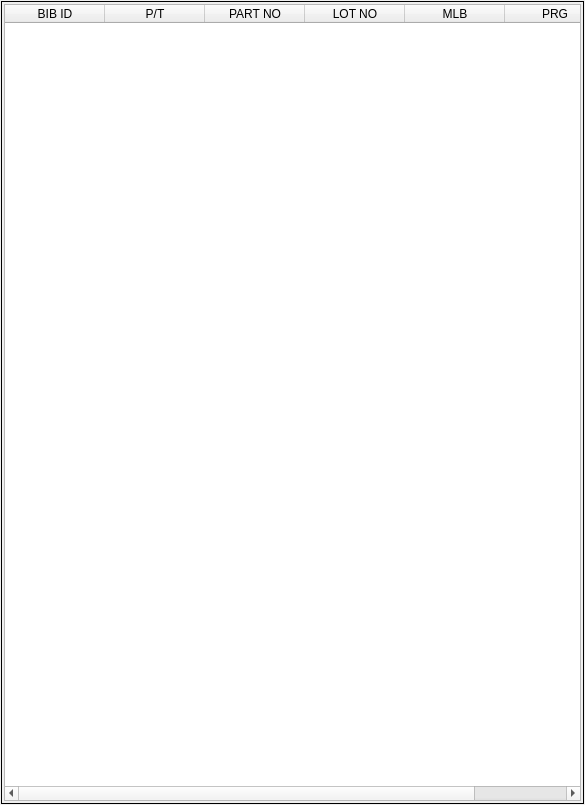
<?xml version="1.0" encoding="UTF-8"?>
<ui version="4.0">
 <class>CSlotView</class>
 <widget class="QWidget" name="CSlotView">
  <property name="geometry">
   <rect>
    <x>0</x>
    <y>0</y>
    <width>585</width>
    <height>805</height>
   </rect>
  </property>
  <property name="windowTitle">
   <string>Form</string>
  </property>
  <layout class="QVBoxLayout" name="verticalLayout_2">
   <property name="spacing">
    <number>1</number>
   </property>
   <property name="leftMargin">
    <number>1</number>
   </property>
   <property name="topMargin">
    <number>1</number>
   </property>
   <property name="rightMargin">
    <number>1</number>
   </property>
   <property name="bottomMargin">
    <number>1</number>
   </property>
   <item>
    <widget class="QFrame" name="frame">
     <property name="frameShape">
      <enum>QFrame::Box</enum>
     </property>
     <property name="frameShadow">
      <enum>QFrame::Plain</enum>
     </property>
     <layout class="QVBoxLayout" name="verticalLayout">
      <property name="spacing">
       <number>2</number>
      </property>
      <property name="leftMargin">
       <number>2</number>
      </property>
      <property name="topMargin">
       <number>2</number>
      </property>
      <property name="rightMargin">
       <number>2</number>
      </property>
      <property name="bottomMargin">
       <number>2</number>
      </property>
      <item>
       <widget class="QTableWidget" name="tblSlotView">
        <property name="minimumSize">
         <size>
          <width>200</width>
          <height>0</height>
         </size>
        </property>
        <attribute name="verticalHeaderStretchLastSection">
         <bool>true</bool>
        </attribute>
        <column>
         <property name="text">
          <string>BIB ID</string>
         </property>
        </column>
        <column>
         <property name="text">
          <string>P/T</string>
         </property>
        </column>
        <column>
         <property name="text">
          <string>PART NO</string>
         </property>
        </column>
        <column>
         <property name="text">
          <string>LOT NO</string>
         </property>
        </column>
        <column>
         <property name="text">
          <string>MLB</string>
         </property>
        </column>
        <column>
         <property name="text">
          <string>PRG</string>
         </property>
        </column>
       </widget>
      </item>
     </layout>
    </widget>
   </item>
  </layout>
 </widget>
 <resources/>
 <connections/>
</ui>
